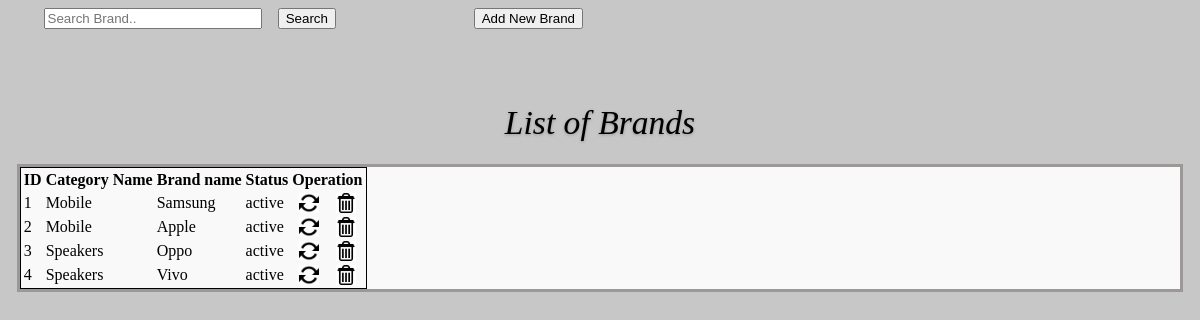
The page /View_Brand.php on the database its author committed.
### tables this page shows
CREATE TABLE `ims_brand` (
  `id` int(11) NOT NULL,
  `categoryid` int(11) NOT NULL,
  `bname` varchar(250) NOT NULL,
  `status` enum('active','inactive') NOT NULL
);

CREATE TABLE `ims_category` (
  `categoryid` int(11) NOT NULL,
  `name` varchar(250) NOT NULL,
  `status` enum('active','inactive') NOT NULL
);

### View_Brand.php (the view, shortened to what this page needs)
<html>
<head>
<link rel="stylesheet" type="text/css" href="css/style.css" />
</head>
<body>
<div class="btn_pos" >
        <form method="post" style="width:95%; display: inherit;">
            <input type="text" name="searchtxt" class="input_box_pos form-control" placeholder="Search Brand.." style="width:20%;" />&nbsp;&nbsp;&nbsp;&nbsp;
            <div class="btn_pos_search">
            <input type="submit" class="btn btn-primary btn-large" name="btnsearch" value="Search" />&nbsp;&nbsp;
            <a href="?tag=brand_entry"><input type="button" class="btn btn-large btn-primary" value="Add New Brand" name="butAdd"style="margin-left:70%;"/></a>
            </div>
        </form>
    </div><br><br>
    <div class="panel panel-default">
    <div class="panel-heading"><h1></span>List of Brands</h1></div>
<div class="table_margin">
<table class="table table-bordered">
        <thead>
            <tr>
            <th style="text-align: center;">ID</th>
            <th style="text-align: center;">Category Name</th>
            <th style="text-align: center;">Brand name</th>
            <th style="text-align: center;">Status</th>
            <th style="text-align: center;" colspan="2">Operation</th>
      	    </tr>
        </thead>
         <?php
		 $key="";
	if($key !="")
		$sql_sel=mysqli_query($con, "SELECT * FROM `ims_brand` WHERE `bname` LIKE '%$key%' ");
	else
    		$sql_sel=mysqli_query($con, "SELECT * FROM `ims_brand`");
			$i=0;
    while($row=mysqli_fetch_array($sql_sel)){
    $i++;
    $catt=$row['categoryid'];
    $sql_cat=mysqli_query($con, "SELECT * FROM `ims_category` WHERE `categoryid`=$catt ");
    $rowcat= mysqli_fetch_assoc($sql_cat);
    	?>
        <tr>
            <td><?php echo $i;?></td>
            <td><?php echo $rowcat['name'];?></td>
            <td><?php echo $row['bname'];?></td>
            <td><?php echo $row['status'];?></td>
            <td align="center"><a href="?tag=brand_entry&opr=upd&rs_id=<?php echo $row['id'];?>" title="Update"><img style="-webkit-box-shadow: 0px 0px 0px 0px rgba(50, 50, 50, 0.75);-moz-box-shadow:    0px 0px 0px 0px rgba(50, 50, 50, 0.75);box-shadow:         0px 0px 0px 0px rgba(50, 50, 50, 0.75);" src="picture/update.png" height="20" alt="Update" /></a></td>
            <td align="center"><a href="?tag=view_brand&opr=del&rs_id=<?php echo $row['id'];?>" title="Delete"><img style="-webkit-box-shadow: 0px 0px 0px 0px rgba(50, 50, 50, 0.75);-moz-box-shadow:    0px 0px 0px 0px rgba(50, 50, 50, 0.75);box-shadow:         0px 0px 0px 0px rgba(50, 50, 50, 0.75);" src="picture/delete.jpg" height="20" alt="Delete" /></a></td>
        </tr>
    <?php
    }
    ?>
   	</table>
</div>
</body>
</html>

### css/style.css (style rules this page uses)
body { background-color: #c7c7c7; }
h1 { font-family: 'Segoe UI Light'; font-weight: 100; font-style: oblique; font-size: 2.10em; text-shadow: 0px 1px 3px rgba(150, 150, 150, 1); }
.btn_pos { margin-left: 3%; display: flex; }
.btn_pos_search { white-space: nowrap; }
.table_margin { background-color: #f9f9f9; width: 98%; margin: auto; border: 3px solid #9d9898; }
.table-bordered { border: 1px solid black !important; }
.panel-heading { text-align: center; }

### rows shown on the page
ims_brand: categoryid.name "Mobile", bname "Samsung", status "active"
ims_brand: categoryid.name "Mobile", bname "Apple", status "active"
ims_brand: categoryid.name "Speakers", bname "Oppo", status "active"
ims_brand: categoryid.name "Speakers", bname "Vivo", status "active"
